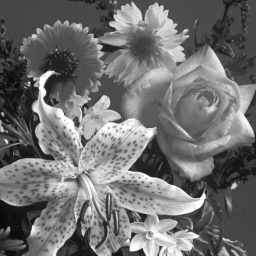
#> input picture flower.png, 256 x 256 px
$ python '1.3 Enhancement Noise Reduction.py'
#> lines starting #> are read from the running program, lines starting #| are printed output that depends on the picture
import matplotlib.pyplot as plt
import numpy as np
from PIL import Image

def addGaussianNoise(img, NSR):
    # img is the input gray image
    # NSR is the noise to signal ratio in dB
    # return the noisy image
    # The function adds Gaussian noise to the image
    # The function uses the formula: NSR = 10*log10(variance of noise / variance of signal)


    noisyImg = np.zeros_like(img)
    #calculate the variance of the signal
    signalVariance = np.var(img)
    #calculate the variance of the noise
    noiseVariance = signalVariance / (10**(NSR/10))
    #calculate the standard deviation of the noise
    noiseStd = np.sqrt(noiseVariance)
    #add the noise to the image
    noisyImg = img + np.random.normal(0, noiseStd, img.shape)

    return noisyImg

def addSaltAndPepperNoise(img, noiseDensity):
    # img is the input gray image
    # noiseDensity is the percentage of the pixels to be contaminated
    # return the noisy image
    # The function adds salt and pepper noise to the image
    # The function uses the formula: noiseDensity = (number of noisy pixels) / (total number of pixels) * 100%

    noisyImg = np.zeros_like(img)
    #calculate the number of noisy pixels
    noisyPixels = int(noiseDensity * img.shape[0] * img.shape[1] / 100)
    #add the noise to the image
    noisyImg = img.copy()
    for i in range(noisyPixels):
        #add salt noise
        noisyImg[np.random.randint(0, img.shape[0]-1)][np.random.randint(0, img.shape[1]-1)] = 255
        #add pepper noise
        noisyImg[np.random.randint(0, img.shape[0]-1)][np.random.randint(0, img.shape[1]-1)] = 0

    return noisyImg

def movingAverageFilter(img, filterSize):
    # img is the input gray image
    # filterSize is the size of the filter
    # return the filtered image
    # The function uses moving average filter to remove the noise from the image

    #apply the filter
    filteredImg = np.zeros_like(img)
    for i in range(len(img)-filterSize+1):
        for j in range(len(img[0]-filterSize+1)):
            filteredImg[i][j] = np.sum(img[i:i+filterSize, j:j+filterSize]/ filterSize**2)

    return filteredImg

def medianFilter(img, filterSize):
    # img is the input gray image
    # filterSize is the size of the filter
    # return the filtered image
    # The function uses median filter to remove the noise from the image

    #apply the filter
    filteredImg = np.zeros_like(img)
    for i in range(len(img)):
        for j in range(len(img[0])):
            filteredImg[i][j] = np.median(img[i:i+filterSize, j:j+filterSize])

    return filteredImg

img = np.asarray(Image.open('flower.png'))
#> img is the input picture: shape (256, 256); min 10, max 255, mean 112
f, imgplot = plt.subplots(3,4)

imgplot[0][0].imshow(img, cmap='gray')

#add noise of noise to signal ratio 15dB
noisyImg = addGaussianNoise(img, 15)
#> in addGaussianNoise, `signalVariance = np.var(img)`: signalVariance = 3357.5
#> in addGaussianNoise, `noiseVariance = signalVariance / (10**(NSR/10))`: noiseVariance = 106.2
#> in addGaussianNoise, `noiseStd = np.sqrt(noiseVariance)`: noiseStd = 10.3
imgplot[0][1].imshow(noisyImg, cmap='gray')

#add salt and pepper noise of density 25%
noisyImgSnP = addSaltAndPepperNoise(img, 25)
#> after the loop in addSaltAndPepperNoise, `for i in range(noisyPixels):`:
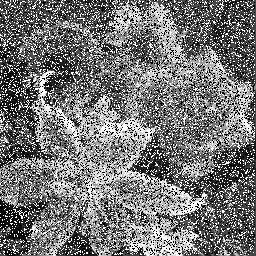
#> noisyImg: shape (256, 256); min 0, max 255, mean 117.9
imgplot[0][2].imshow(noisyImgSnP, cmap='gray')

#apply moving average filter of size 3x3
filteredImgMovAv3x3 = movingAverageFilter(noisyImg, 3)
imgplot[1][0].imshow(filteredImgMovAv3x3, cmap='gray')
#apply moving average filter of size 11x11
filteredImgMovAv11x11 = movingAverageFilter(noisyImg, 11)
imgplot[1][1].imshow(filteredImgMovAv11x11, cmap='gray')

#apply moving average filter of size 3x3
filteredImgMovAv3x3SnP = movingAverageFilter(noisyImgSnP, 3)
#> call 3 of movingAverageFilter, with filterSize = 3
#> after the loop in movingAverageFilter (call 3), `for i in range(len(img)-filterSize+1):`:
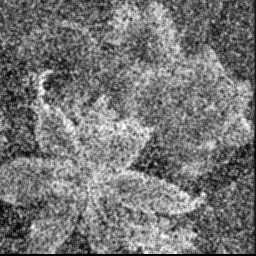
#> filteredImg: shape (256, 256); min 0, max 254, mean 116.3
imgplot[1][2].imshow(filteredImgMovAv3x3SnP, cmap='gray')
#apply moving average filter of size 11x11
filteredImgMovAv11x11SnP = movingAverageFilter(noisyImgSnP, 11)
#> call 4 of movingAverageFilter, with filterSize = 11
#> after the loop in movingAverageFilter (call 4), `for i in range(len(img)-filterSize+1):`:
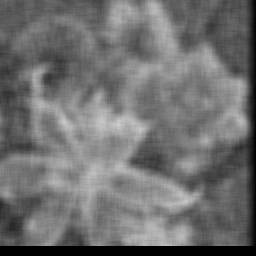
#> filteredImg: shape (256, 256); min 0, max 207, mean 111.6
imgplot[1][3].imshow(filteredImgMovAv11x11SnP, cmap='gray')

#apply median filter of size 3x3
filteredImgMedian3x3 = medianFilter(noisyImg, 3)
#> after the loop in medianFilter, `for i in range(len(img)):`:
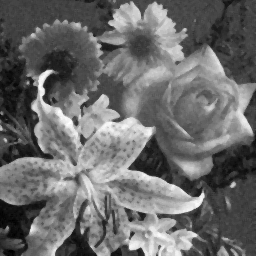
#> filteredImg: shape (256, 256) float64; min 2.04, max 263.8, mean 112.1; drawn with min black and max white
imgplot[2][0].imshow(filteredImgMedian3x3, cmap='gray')
#apply median filter of size 11x11
filteredImgMedian11x11 = medianFilter(noisyImg, 11)
#> call 2 of medianFilter, with filterSize = 11
#> after the loop in medianFilter (call 2), `for i in range(len(img)):`:
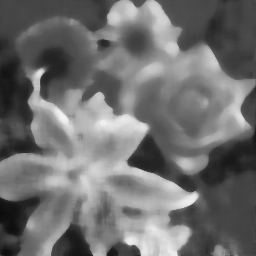
#> filteredImg: shape (256, 256) float64; min 11.63, max 245.5, mean 112
imgplot[2][1].imshow(filteredImgMedian11x11, cmap='gray')

#apply median filter of size 3x3
filteredImgMedian3x3SnP = medianFilter(noisyImgSnP, 3)
#> call 3 of medianFilter, with filterSize = 3
#> after the loop in medianFilter (call 3), `for i in range(len(img)):`:
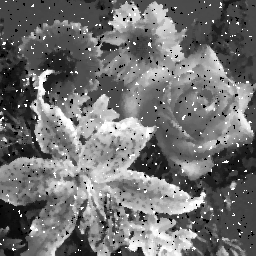
#> filteredImg: shape (256, 256); min 0, max 255, mean 112.7
imgplot[2][2].imshow(filteredImgMedian3x3SnP, cmap='gray')
#apply median filter of size 11x11
filteredImgMedian11x11SnP = medianFilter(noisyImgSnP, 11)
#> call 4 of medianFilter, with filterSize = 11
#> after the loop in medianFilter (call 4), `for i in range(len(img)):`:
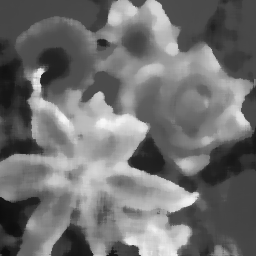
#> filteredImg: shape (256, 256); min 13, max 248, mean 111.8
imgplot[2][3].imshow(filteredImgMedian11x11SnP, cmap='gray')

plt.show()

$ run again, with aerial.tiff saved as flower.png
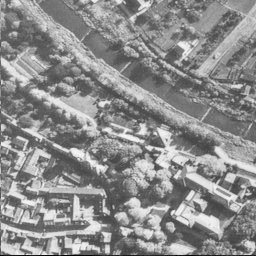
#> input picture aerial.tiff, 256 x 256 px
#> img is the input picture: shape (256, 256); min 1, max 248, mean 140.5
#> signalVariance = 2055.9
#> noiseVariance = 65.01
#> noiseStd = 8.06
#> after the loop in addSaltAndPepperNoise, `for i in range(noisyPixels):`:
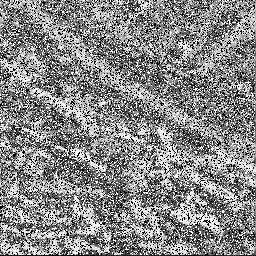
#> noisyImg: shape (256, 256); min 0, max 255, mean 135.3
#> after the loop in medianFilter (call 4), `for i in range(len(img)):`:
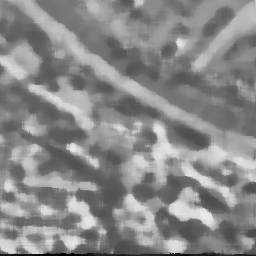
#> filteredImg: shape (256, 256); min 1, max 234, mean 137.1

$ run again, with clock.jpg saved as flower.png
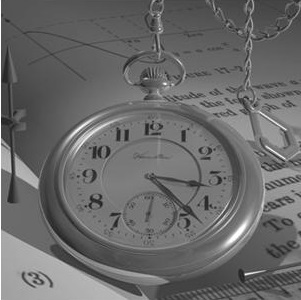
#> input picture clock.jpg, 301 x 300 px
#> img is the input picture: shape (300, 301, 3); min 27, max 255, mean 105.7
#> signalVariance = 924.3
#> noiseVariance = 29.23
#> noiseStd = 5.41
#> after the loop in addSaltAndPepperNoise, `for i in range(noisyPixels):`:
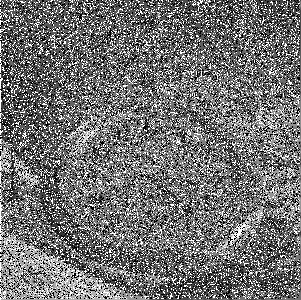
#> noisyImg: shape (300, 301, 3); min 0, max 255, mean 114.4
#> after the loop in medianFilter (call 3), `for i in range(len(img)):`:
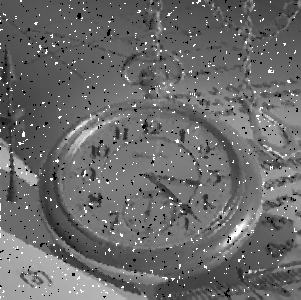
#> filteredImg: shape (300, 301, 3); min 0, max 255, mean 106.5
